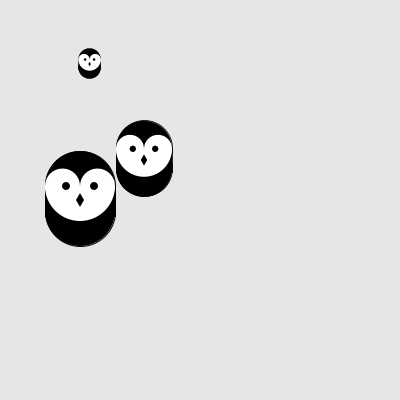
Frame 1 (no input)
Frame 60 (the mouse pressed at the canvas centre just before this capture): identical to frame 1, image omitted
Frame 120 (the mouse held since frame 60 and released just before this capture): identical to frame 1, image omitted

The Processing sketch that drew this single still picture (run headless with seeded random() and noise(); from frame 60 on, the mouse is pressed at the canvas centre):

// Processing sketch: sketch_140606_11_a
// ── sketch_140606_11_a.pde
void drawLeftEye(float x,float y){
  fill(255);
  ellipse(x,y,35,35);
  fill(0);
  ellipse(x+3.5,y,8,8);
}

void drawRightEye(float x,float y){
  fill( 255 );
  ellipse(x, y, 35, 35);
  fill( 0 );
  ellipse(x-3.5, y, 8, 8);
}

void drawOwl(float x,float y){
pushMatrix();
stroke(0);
fill(0);
ellipse(x,y-14,70,70);
ellipse(x,y+11,70,70);
rect(x-35,y-14,70,30);
noStroke();
fill(255);
arc(x,y-14,70,70,0,PI);
  drawLeftEye(x-17.5,y-14);
  drawRightEye(x+17.5,y-14);
  fill(0);
  quad(x,y-7, x+4,y, x,y+7, x-4,y);
popMatrix();
}

void setup() {
  size(400, 400);
  smooth();
}

void draw() {
background(230);
drawOwl(80,height/2);
scale(0.8,0.8);
drawOwl(180,height/2);
scale(0.4,0.4);
drawOwl(280,height/2);
}
